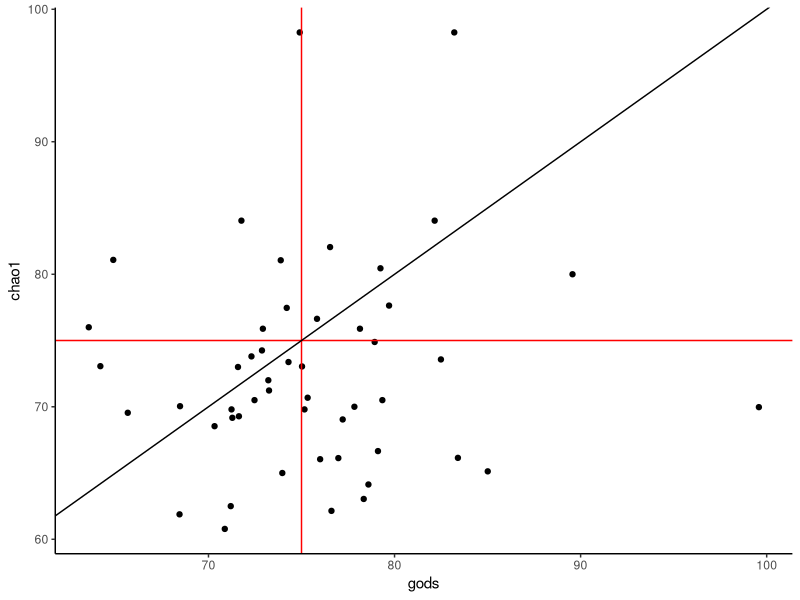
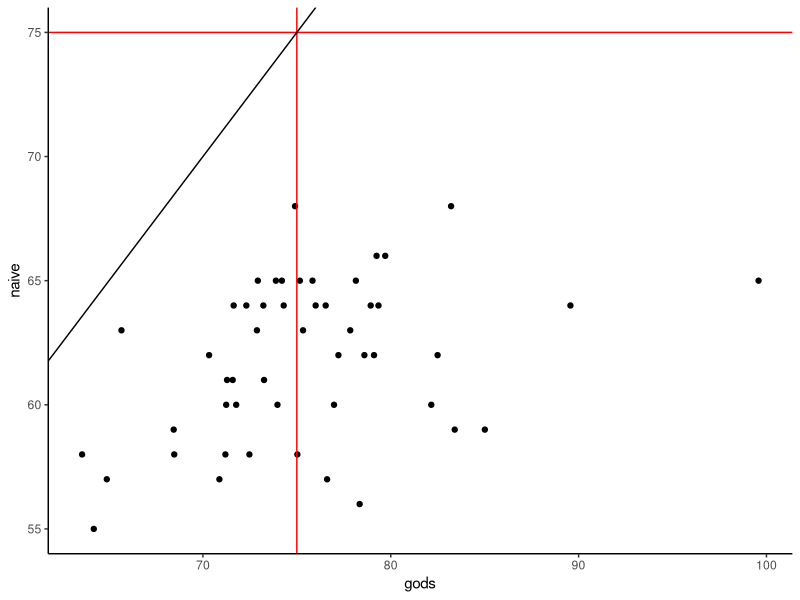
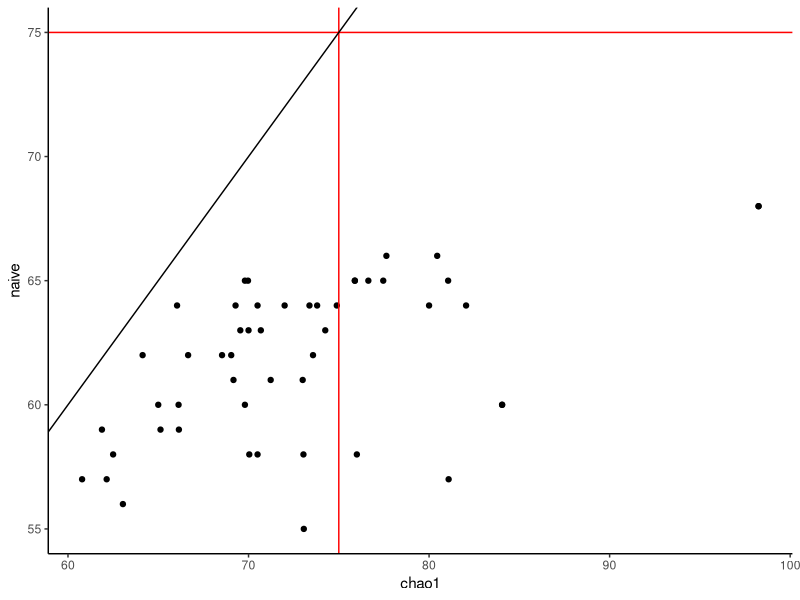
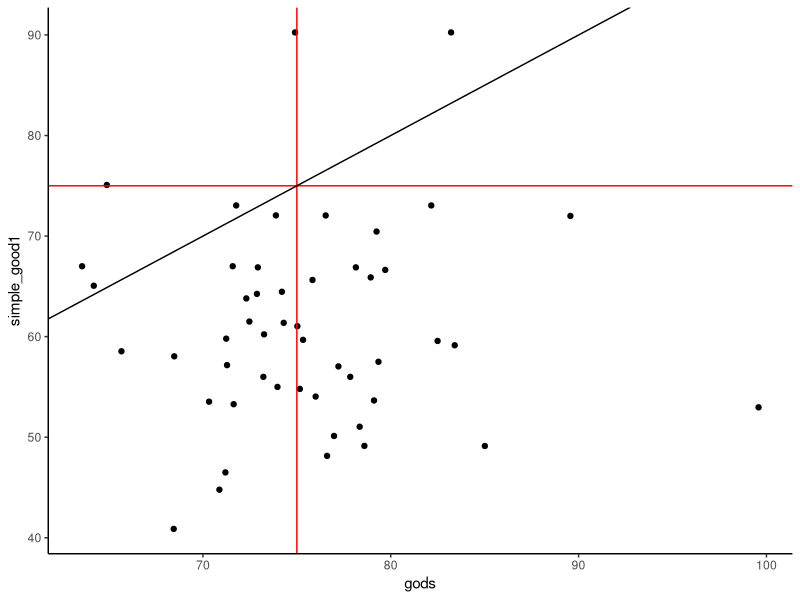
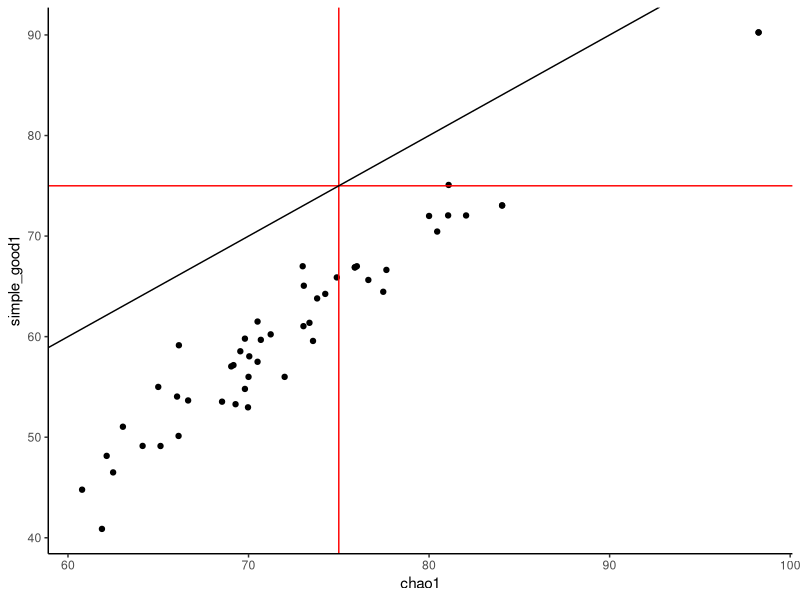

Here is the R script that generated these plots, in order:
# script to test god's unbiased rarity estimator on simluated community data

#a couple useful diversity estimators

library(tidyverse)

#Now make GUE (God's Unbiased Estimator)
GUE<-function(freqs, true_p,l){
    ifelse((l==0),
           exp(sum(freqs*log(1/true_p))/sum(freqs)),
           (sum(freqs*(1/true_p)^l))^(1/l)
    )
}


#Chao1, with her own weird thing for no doubletons
c1<-function(x){sum(x>0)+ifelse(
    sum(x==2)>0,
    sum(x==1)^2/(sum(x==2)*2),
    sum(x==1)*(sum(x==1)-1)/2)}

#Good-Turing 1 chao-type estimator
GT1<-function(x){c1(x)-(sum(x==2))}

#Unsmoothed Good-Turing rarity estimator; problems with infinitiy

# GT2<-function(x){
#     f_tab<-map_dfr(1:max(x), function(y){return(data.frame(abun=y, f=sum(x==y)))})
#     sum(!is.na(map_dfr(1:max(x), function(z){
#     #1/(r+1/sum(n_i)*n_(r+1)/n_r)
#         return(data.frame(f_tab[z,"f"]*f_tab[z,"abun"]/((z+1)/sum(f_tab$f)*max(f_tab[z+1,"f"],0)/f_tab[z,"f"])))
#     }))/sum(x))
# }

#do reps times to test bias, store to a list
reps<-50
#number of true species
S<-75
#number of individuals in sample
N<-300
l<-1

out<-map_dfr(1:reps, function(x){
#make a lognormal SAD with S species

a<-exp(rnorm(S))
true_p=a/sum(a)

#Sample N from it to get observations

obs_namelist<-sample(1:S, size=N, replace=T, prob=a)
freqs<-unlist(lapply(1:S, function(x){length(which(obs_namelist==x))}))


true<-GUE(true_p, true_p, l)
gods<-GUE(freqs/sum(freqs), true_p, l)   
naive<-GUE((freqs/sum(freqs))[freqs/sum(freqs)!=0],(freqs/sum(freqs))[freqs/sum(freqs)!=0],l)
chao1<-c1(freqs)
simple_good1<-GT1(freqs)
# good_plugin<-GT2(freqs)



return(data.frame(true, gods, naive, chao1, simple_good1, l, N))
})


plot_ests<-function(df, e1, e2){(df %>% ggplot(aes(x=get(e1), y=get(e2)))
    +geom_point()
    +labs(x=e1, y=e2)
    +geom_hline(yintercept=S, color="red")
    +geom_vline(xintercept=S, color="red")
	 +geom_abline()
    +theme_classic())
}

plot_ests(out, "gods", "chao1")
plot_ests(out, "gods", "naive")
plot_ests(out, "chao1", "naive")
plot_ests(out, "gods", "simple_good1")
plot_ests(out, "chao1", "simple_good1")
# plot_ests(out, "gods", "good_plugin")
# plot_ests(out, "good_plugin", "naive")





